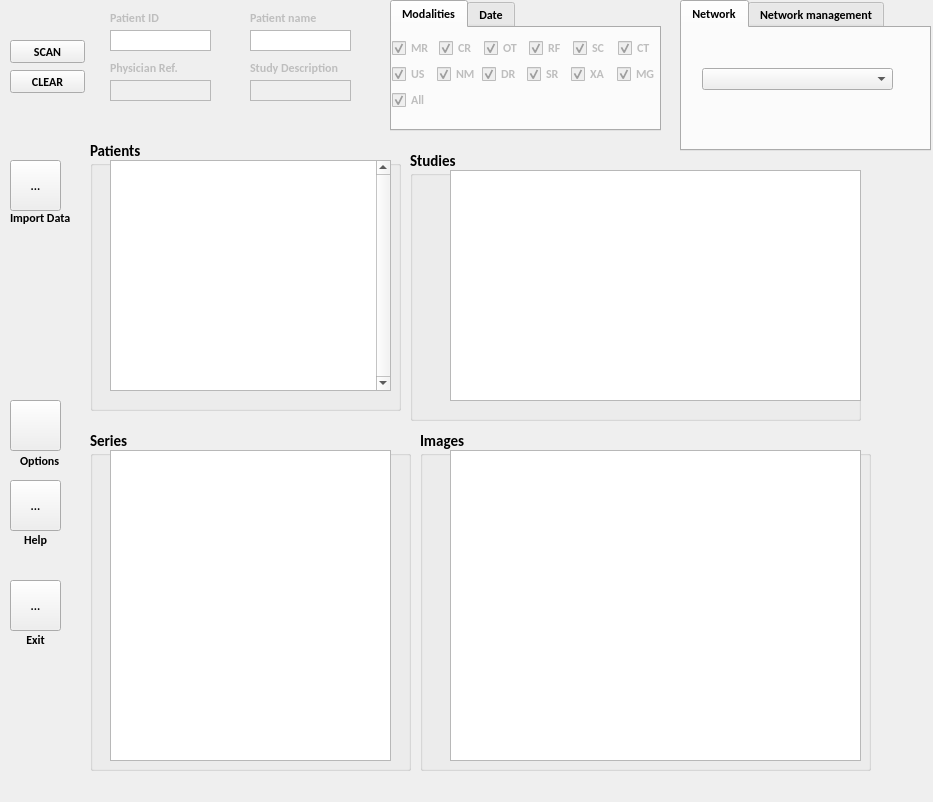
<?xml version="1.0" encoding="UTF-8"?>
<ui version="4.0">
 <class>vvPacsConnection</class>
 <widget class="QWidget" name="vvPacsConnection">
  <property name="geometry">
   <rect>
    <x>0</x>
    <y>0</y>
    <width>933</width>
    <height>802</height>
   </rect>
  </property>
  <property name="font">
   <font>
    <family>Calibri</family>
    <pointsize>9</pointsize>
    <weight>75</weight>
    <bold>true</bold>
   </font>
  </property>
  <property name="windowTitle">
   <string>Form</string>
  </property>
  <widget class="QLabel" name="label_ID">
   <property name="enabled">
    <bool>false</bool>
   </property>
   <property name="geometry">
    <rect>
     <x>110</x>
     <y>10</y>
     <width>91</width>
     <height>16</height>
    </rect>
   </property>
   <property name="text">
    <string>Patient ID</string>
   </property>
  </widget>
  <widget class="QTextEdit" name="patientID">
   <property name="geometry">
    <rect>
     <x>110</x>
     <y>30</y>
     <width>101</width>
     <height>21</height>
    </rect>
   </property>
   <property name="verticalScrollBarPolicy">
    <enum>Qt::ScrollBarAlwaysOff</enum>
   </property>
   <property name="horizontalScrollBarPolicy">
    <enum>Qt::ScrollBarAlwaysOff</enum>
   </property>
   <property name="readOnly">
    <bool>false</bool>
   </property>
  </widget>
  <widget class="QPushButton" name="scanButton">
   <property name="geometry">
    <rect>
     <x>10</x>
     <y>40</y>
     <width>75</width>
     <height>23</height>
    </rect>
   </property>
   <property name="text">
    <string>SCAN</string>
   </property>
  </widget>
  <widget class="QPushButton" name="clearButton">
   <property name="geometry">
    <rect>
     <x>10</x>
     <y>70</y>
     <width>75</width>
     <height>23</height>
    </rect>
   </property>
   <property name="text">
    <string>CLEAR</string>
   </property>
  </widget>
  <widget class="QTextEdit" name="patientName">
   <property name="geometry">
    <rect>
     <x>250</x>
     <y>30</y>
     <width>101</width>
     <height>21</height>
    </rect>
   </property>
   <property name="verticalScrollBarPolicy">
    <enum>Qt::ScrollBarAlwaysOff</enum>
   </property>
   <property name="horizontalScrollBarPolicy">
    <enum>Qt::ScrollBarAlwaysOff</enum>
   </property>
   <property name="readOnly">
    <bool>false</bool>
   </property>
  </widget>
  <widget class="QLabel" name="label_NAME">
   <property name="enabled">
    <bool>false</bool>
   </property>
   <property name="geometry">
    <rect>
     <x>250</x>
     <y>10</y>
     <width>91</width>
     <height>16</height>
    </rect>
   </property>
   <property name="text">
    <string>Patient name</string>
   </property>
  </widget>
  <widget class="QToolButton" name="importButton">
   <property name="geometry">
    <rect>
     <x>10</x>
     <y>160</y>
     <width>51</width>
     <height>51</height>
    </rect>
   </property>
   <property name="text">
    <string notr="true">...</string>
   </property>
   <property name="icon">
    <iconset resource="../vvIcons.qrc">
     <normaloff>:/common/icons/basket_download.png</normaloff>:/common/icons/basket_download.png</iconset>
   </property>
   <property name="iconSize">
    <size>
     <width>32</width>
     <height>32</height>
    </size>
   </property>
  </widget>
  <widget class="QGroupBox" name="groupBox">
   <property name="geometry">
    <rect>
     <x>90</x>
     <y>140</y>
     <width>311</width>
     <height>271</height>
    </rect>
   </property>
   <property name="font">
    <font>
     <pointsize>11</pointsize>
    </font>
   </property>
   <property name="title">
    <string>Patients</string>
   </property>
   <widget class="QTreeView" name="patientTreeView">
    <property name="enabled">
     <bool>true</bool>
    </property>
    <property name="geometry">
     <rect>
      <x>20</x>
      <y>20</y>
      <width>281</width>
      <height>231</height>
     </rect>
    </property>
    <property name="verticalScrollBarPolicy">
     <enum>Qt::ScrollBarAlwaysOn</enum>
    </property>
    <property name="sortingEnabled">
     <bool>true</bool>
    </property>
    <property name="expandsOnDoubleClick">
     <bool>false</bool>
    </property>
   </widget>
  </widget>
  <widget class="QGroupBox" name="groupBox_2">
   <property name="geometry">
    <rect>
     <x>410</x>
     <y>150</y>
     <width>451</width>
     <height>271</height>
    </rect>
   </property>
   <property name="font">
    <font>
     <pointsize>11</pointsize>
    </font>
   </property>
   <property name="title">
    <string>Studies</string>
   </property>
   <widget class="QTreeView" name="studyTreeView">
    <property name="geometry">
     <rect>
      <x>40</x>
      <y>20</y>
      <width>411</width>
      <height>231</height>
     </rect>
    </property>
   </widget>
  </widget>
  <widget class="QTreeView" name="seriesTreeView">
   <property name="geometry">
    <rect>
     <x>110</x>
     <y>450</y>
     <width>281</width>
     <height>311</height>
    </rect>
   </property>
  </widget>
  <widget class="QTreeView" name="imagesTreeView">
   <property name="geometry">
    <rect>
     <x>450</x>
     <y>450</y>
     <width>411</width>
     <height>311</height>
    </rect>
   </property>
  </widget>
  <widget class="QGroupBox" name="groupBox_3">
   <property name="geometry">
    <rect>
     <x>90</x>
     <y>430</y>
     <width>321</width>
     <height>341</height>
    </rect>
   </property>
   <property name="font">
    <font>
     <pointsize>11</pointsize>
    </font>
   </property>
   <property name="title">
    <string>Series</string>
   </property>
  </widget>
  <widget class="QGroupBox" name="groupBox_4">
   <property name="geometry">
    <rect>
     <x>420</x>
     <y>430</y>
     <width>451</width>
     <height>341</height>
    </rect>
   </property>
   <property name="font">
    <font>
     <pointsize>11</pointsize>
    </font>
   </property>
   <property name="title">
    <string>Images</string>
   </property>
  </widget>
  <widget class="QTextEdit" name="text_PHYS">
   <property name="enabled">
    <bool>false</bool>
   </property>
   <property name="geometry">
    <rect>
     <x>110</x>
     <y>80</y>
     <width>101</width>
     <height>21</height>
    </rect>
   </property>
   <property name="verticalScrollBarPolicy">
    <enum>Qt::ScrollBarAlwaysOff</enum>
   </property>
   <property name="horizontalScrollBarPolicy">
    <enum>Qt::ScrollBarAlwaysOff</enum>
   </property>
   <property name="readOnly">
    <bool>false</bool>
   </property>
  </widget>
  <widget class="QLabel" name="label_PHYS">
   <property name="enabled">
    <bool>false</bool>
   </property>
   <property name="geometry">
    <rect>
     <x>110</x>
     <y>60</y>
     <width>91</width>
     <height>16</height>
    </rect>
   </property>
   <property name="text">
    <string>Physician Ref.</string>
   </property>
  </widget>
  <widget class="QLabel" name="label_SDESC">
   <property name="enabled">
    <bool>false</bool>
   </property>
   <property name="geometry">
    <rect>
     <x>250</x>
     <y>60</y>
     <width>91</width>
     <height>16</height>
    </rect>
   </property>
   <property name="text">
    <string>Study Description</string>
   </property>
  </widget>
  <widget class="QTextEdit" name="text_SDESC">
   <property name="enabled">
    <bool>false</bool>
   </property>
   <property name="geometry">
    <rect>
     <x>250</x>
     <y>80</y>
     <width>101</width>
     <height>21</height>
    </rect>
   </property>
   <property name="verticalScrollBarPolicy">
    <enum>Qt::ScrollBarAlwaysOff</enum>
   </property>
   <property name="horizontalScrollBarPolicy">
    <enum>Qt::ScrollBarAlwaysOff</enum>
   </property>
   <property name="readOnly">
    <bool>false</bool>
   </property>
  </widget>
  <widget class="QTabWidget" name="tabFilter">
   <property name="enabled">
    <bool>true</bool>
   </property>
   <property name="geometry">
    <rect>
     <x>390</x>
     <y>0</y>
     <width>271</width>
     <height>131</height>
    </rect>
   </property>
   <property name="currentIndex">
    <number>0</number>
   </property>
   <widget class="QWidget" name="modalityTab">
    <property name="enabled">
     <bool>false</bool>
    </property>
    <attribute name="title">
     <string>Modalities</string>
    </attribute>
    <widget class="QWidget" name="layoutWidget">
     <property name="geometry">
      <rect>
       <x>0</x>
       <y>10</y>
       <width>264</width>
       <height>72</height>
      </rect>
     </property>
     <layout class="QVBoxLayout" name="verticalLayout">
      <item>
       <layout class="QHBoxLayout" name="horizontalLayout">
        <item>
         <widget class="QCheckBox" name="check_MR">
          <property name="text">
           <string>MR</string>
          </property>
          <property name="checked">
           <bool>true</bool>
          </property>
         </widget>
        </item>
        <item>
         <widget class="QCheckBox" name="check_CR">
          <property name="text">
           <string>CR</string>
          </property>
          <property name="checked">
           <bool>true</bool>
          </property>
         </widget>
        </item>
        <item>
         <widget class="QCheckBox" name="check_OT">
          <property name="text">
           <string>OT</string>
          </property>
          <property name="checked">
           <bool>true</bool>
          </property>
         </widget>
        </item>
        <item>
         <widget class="QCheckBox" name="check_RF">
          <property name="text">
           <string>RF</string>
          </property>
          <property name="checked">
           <bool>true</bool>
          </property>
         </widget>
        </item>
        <item>
         <widget class="QCheckBox" name="check_SC">
          <property name="text">
           <string>SC</string>
          </property>
          <property name="checked">
           <bool>true</bool>
          </property>
         </widget>
        </item>
        <item>
         <widget class="QCheckBox" name="check_CT">
          <property name="text">
           <string>CT</string>
          </property>
          <property name="checked">
           <bool>true</bool>
          </property>
         </widget>
        </item>
       </layout>
      </item>
      <item>
       <layout class="QHBoxLayout" name="horizontalLayout_2">
        <item>
         <widget class="QCheckBox" name="check_US">
          <property name="text">
           <string>US</string>
          </property>
          <property name="checked">
           <bool>true</bool>
          </property>
         </widget>
        </item>
        <item>
         <widget class="QCheckBox" name="check_NM">
          <property name="text">
           <string>NM</string>
          </property>
          <property name="checked">
           <bool>true</bool>
          </property>
         </widget>
        </item>
        <item>
         <widget class="QCheckBox" name="check_DR">
          <property name="text">
           <string>DR</string>
          </property>
          <property name="checked">
           <bool>true</bool>
          </property>
         </widget>
        </item>
        <item>
         <widget class="QCheckBox" name="check_SR">
          <property name="text">
           <string>SR</string>
          </property>
          <property name="checked">
           <bool>true</bool>
          </property>
         </widget>
        </item>
        <item>
         <widget class="QCheckBox" name="check_XA">
          <property name="text">
           <string>XA</string>
          </property>
          <property name="checked">
           <bool>true</bool>
          </property>
         </widget>
        </item>
        <item>
         <widget class="QCheckBox" name="check_MG">
          <property name="text">
           <string>MG</string>
          </property>
          <property name="checked">
           <bool>true</bool>
          </property>
         </widget>
        </item>
       </layout>
      </item>
      <item>
       <widget class="QCheckBox" name="check_ModAll">
        <property name="enabled">
         <bool>false</bool>
        </property>
        <property name="text">
         <string>All</string>
        </property>
        <property name="checked">
         <bool>true</bool>
        </property>
       </widget>
      </item>
     </layout>
    </widget>
   </widget>
   <widget class="QWidget" name="dateTab">
    <property name="enabled">
     <bool>false</bool>
    </property>
    <attribute name="title">
     <string>Date</string>
    </attribute>
    <widget class="QComboBox" name="comboDate">
     <property name="geometry">
      <rect>
       <x>20</x>
       <y>20</y>
       <width>101</width>
       <height>22</height>
      </rect>
     </property>
     <item>
      <property name="text">
       <string>Before</string>
      </property>
     </item>
     <item>
      <property name="text">
       <string>After</string>
      </property>
     </item>
     <item>
      <property name="text">
       <string>Between</string>
      </property>
     </item>
    </widget>
    <widget class="QDateEdit" name="dateEdit">
     <property name="geometry">
      <rect>
       <x>130</x>
       <y>20</y>
       <width>110</width>
       <height>22</height>
      </rect>
     </property>
    </widget>
    <widget class="QDateEdit" name="dateBetweenEdit">
     <property name="geometry">
      <rect>
       <x>130</x>
       <y>50</y>
       <width>110</width>
       <height>22</height>
      </rect>
     </property>
    </widget>
   </widget>
  </widget>
  <widget class="QTabWidget" name="tabNetwork">
   <property name="geometry">
    <rect>
     <x>680</x>
     <y>0</y>
     <width>251</width>
     <height>151</height>
    </rect>
   </property>
   <property name="currentIndex">
    <number>0</number>
   </property>
   <widget class="QWidget" name="networkSelect">
    <attribute name="title">
     <string>Network</string>
    </attribute>
    <widget class="QComboBox" name="networkCombo">
     <property name="geometry">
      <rect>
       <x>20</x>
       <y>40</y>
       <width>191</width>
       <height>22</height>
      </rect>
     </property>
    </widget>
   </widget>
   <widget class="QWidget" name="networkConfig">
    <attribute name="title">
     <string>Network management</string>
    </attribute>
    <widget class="QPushButton" name="NetworkButton">
     <property name="geometry">
      <rect>
       <x>180</x>
       <y>90</y>
       <width>61</width>
       <height>23</height>
      </rect>
     </property>
     <property name="text">
      <string>Save</string>
     </property>
    </widget>
    <widget class="QWidget" name="layoutWidget1">
     <property name="geometry">
      <rect>
       <x>0</x>
       <y>0</y>
       <width>179</width>
       <height>120</height>
      </rect>
     </property>
     <layout class="QGridLayout" name="gridLayout">
      <item row="0" column="0">
       <widget class="QLabel" name="label_ID_3">
        <property name="enabled">
         <bool>false</bool>
        </property>
        <property name="text">
         <string>Name</string>
        </property>
       </widget>
      </item>
      <item row="0" column="1">
       <widget class="QLineEdit" name="NameEdit"/>
      </item>
      <item row="1" column="1">
       <widget class="QLineEdit" name="AETitleEdit"/>
      </item>
      <item row="2" column="0">
       <widget class="QLabel" name="label_ID_4">
        <property name="enabled">
         <bool>false</bool>
        </property>
        <property name="text">
         <string>Adress</string>
        </property>
       </widget>
      </item>
      <item row="2" column="1">
       <widget class="QLineEdit" name="AdressEdit"/>
      </item>
      <item row="3" column="0">
       <widget class="QLabel" name="label_ID_5">
        <property name="enabled">
         <bool>false</bool>
        </property>
        <property name="text">
         <string>Port</string>
        </property>
       </widget>
      </item>
      <item row="3" column="1">
       <widget class="QLineEdit" name="PortEdit"/>
      </item>
      <item row="1" column="0">
       <widget class="QLabel" name="label_ID_2">
        <property name="enabled">
         <bool>false</bool>
        </property>
        <property name="text">
         <string>AE Title</string>
        </property>
       </widget>
      </item>
     </layout>
    </widget>
    <widget class="QPushButton" name="removeNetworkButton">
     <property name="geometry">
      <rect>
       <x>180</x>
       <y>10</y>
       <width>61</width>
       <height>23</height>
      </rect>
     </property>
     <property name="text">
      <string>Remove</string>
     </property>
    </widget>
   </widget>
  </widget>
  <widget class="QLabel" name="label_2">
   <property name="enabled">
    <bool>true</bool>
   </property>
   <property name="geometry">
    <rect>
     <x>10</x>
     <y>210</y>
     <width>71</width>
     <height>16</height>
    </rect>
   </property>
   <property name="text">
    <string>Import Data</string>
   </property>
  </widget>
  <widget class="QLabel" name="label_help">
   <property name="enabled">
    <bool>true</bool>
   </property>
   <property name="geometry">
    <rect>
     <x>10</x>
     <y>530</y>
     <width>51</width>
     <height>20</height>
    </rect>
   </property>
   <property name="text">
    <string>Help</string>
   </property>
   <property name="alignment">
    <set>Qt::AlignCenter</set>
   </property>
  </widget>
  <widget class="QToolButton" name="helpButton">
   <property name="geometry">
    <rect>
     <x>10</x>
     <y>480</y>
     <width>51</width>
     <height>51</height>
    </rect>
   </property>
   <property name="text">
    <string notr="true">...</string>
   </property>
   <property name="icon">
    <iconset resource="../vvIcons.qrc">
     <normaloff>:/common/icons/bullet_info.png</normaloff>:/common/icons/bullet_info.png</iconset>
   </property>
   <property name="iconSize">
    <size>
     <width>32</width>
     <height>32</height>
    </size>
   </property>
  </widget>
  <widget class="QToolButton" name="optionsButton">
   <property name="geometry">
    <rect>
     <x>10</x>
     <y>400</y>
     <width>51</width>
     <height>51</height>
    </rect>
   </property>
   <property name="text">
    <string notr="true"/>
   </property>
   <property name="icon">
    <iconset resource="../vvIcons.qrc">
     <normaloff>:/common/icons/edit.png</normaloff>:/common/icons/edit.png</iconset>
   </property>
   <property name="iconSize">
    <size>
     <width>32</width>
     <height>32</height>
    </size>
   </property>
  </widget>
  <widget class="QLabel" name="label_email_2">
   <property name="enabled">
    <bool>true</bool>
   </property>
   <property name="geometry">
    <rect>
     <x>20</x>
     <y>450</y>
     <width>41</width>
     <height>21</height>
    </rect>
   </property>
   <property name="text">
    <string>Options</string>
   </property>
  </widget>
  <widget class="QToolButton" name="exitButton">
   <property name="geometry">
    <rect>
     <x>10</x>
     <y>580</y>
     <width>51</width>
     <height>51</height>
    </rect>
   </property>
   <property name="text">
    <string notr="true">...</string>
   </property>
   <property name="icon">
    <iconset resource="../vvIcons.qrc">
     <normaloff>:/common/icons/standardbutton-cancel-16.png</normaloff>:/common/icons/standardbutton-cancel-16.png</iconset>
   </property>
   <property name="iconSize">
    <size>
     <width>32</width>
     <height>32</height>
    </size>
   </property>
  </widget>
  <widget class="QLabel" name="label_exit">
   <property name="enabled">
    <bool>true</bool>
   </property>
   <property name="geometry">
    <rect>
     <x>10</x>
     <y>630</y>
     <width>51</width>
     <height>20</height>
    </rect>
   </property>
   <property name="text">
    <string>Exit</string>
   </property>
   <property name="alignment">
    <set>Qt::AlignCenter</set>
   </property>
  </widget>
  <zorder>groupBox_4</zorder>
  <zorder>groupBox_3</zorder>
  <zorder>label_ID</zorder>
  <zorder>patientID</zorder>
  <zorder>scanButton</zorder>
  <zorder>clearButton</zorder>
  <zorder>patientName</zorder>
  <zorder>label_NAME</zorder>
  <zorder>importButton</zorder>
  <zorder>groupBox</zorder>
  <zorder>groupBox_2</zorder>
  <zorder>seriesTreeView</zorder>
  <zorder>imagesTreeView</zorder>
  <zorder>text_PHYS</zorder>
  <zorder>label_PHYS</zorder>
  <zorder>label_SDESC</zorder>
  <zorder>text_SDESC</zorder>
  <zorder>tabFilter</zorder>
  <zorder>tabNetwork</zorder>
  <zorder>label_2</zorder>
  <zorder>label_help</zorder>
  <zorder>helpButton</zorder>
  <zorder>optionsButton</zorder>
  <zorder>label_email_2</zorder>
  <zorder>exitButton</zorder>
  <zorder>label_exit</zorder>
 </widget>
 <tabstops>
  <tabstop>scanButton</tabstop>
  <tabstop>patientID</tabstop>
  <tabstop>clearButton</tabstop>
  <tabstop>patientName</tabstop>
  <tabstop>importButton</tabstop>
  <tabstop>seriesTreeView</tabstop>
  <tabstop>imagesTreeView</tabstop>
  <tabstop>text_PHYS</tabstop>
  <tabstop>text_SDESC</tabstop>
  <tabstop>tabFilter</tabstop>
  <tabstop>tabNetwork</tabstop>
  <tabstop>helpButton</tabstop>
  <tabstop>optionsButton</tabstop>
  <tabstop>patientTreeView</tabstop>
  <tabstop>studyTreeView</tabstop>
  <tabstop>check_MR</tabstop>
  <tabstop>check_CR</tabstop>
  <tabstop>check_OT</tabstop>
  <tabstop>check_RF</tabstop>
  <tabstop>check_SC</tabstop>
  <tabstop>check_CT</tabstop>
  <tabstop>check_US</tabstop>
  <tabstop>check_NM</tabstop>
  <tabstop>check_DR</tabstop>
  <tabstop>check_SR</tabstop>
  <tabstop>check_XA</tabstop>
  <tabstop>check_MG</tabstop>
  <tabstop>check_ModAll</tabstop>
  <tabstop>comboDate</tabstop>
  <tabstop>dateEdit</tabstop>
  <tabstop>dateBetweenEdit</tabstop>
  <tabstop>networkCombo</tabstop>
  <tabstop>NetworkButton</tabstop>
  <tabstop>NameEdit</tabstop>
  <tabstop>AETitleEdit</tabstop>
  <tabstop>AdressEdit</tabstop>
  <tabstop>PortEdit</tabstop>
  <tabstop>removeNetworkButton</tabstop>
 </tabstops>
 <resources>
  <include location="../vvIcons.qrc"/>
 </resources>
 <connections/>
</ui>
